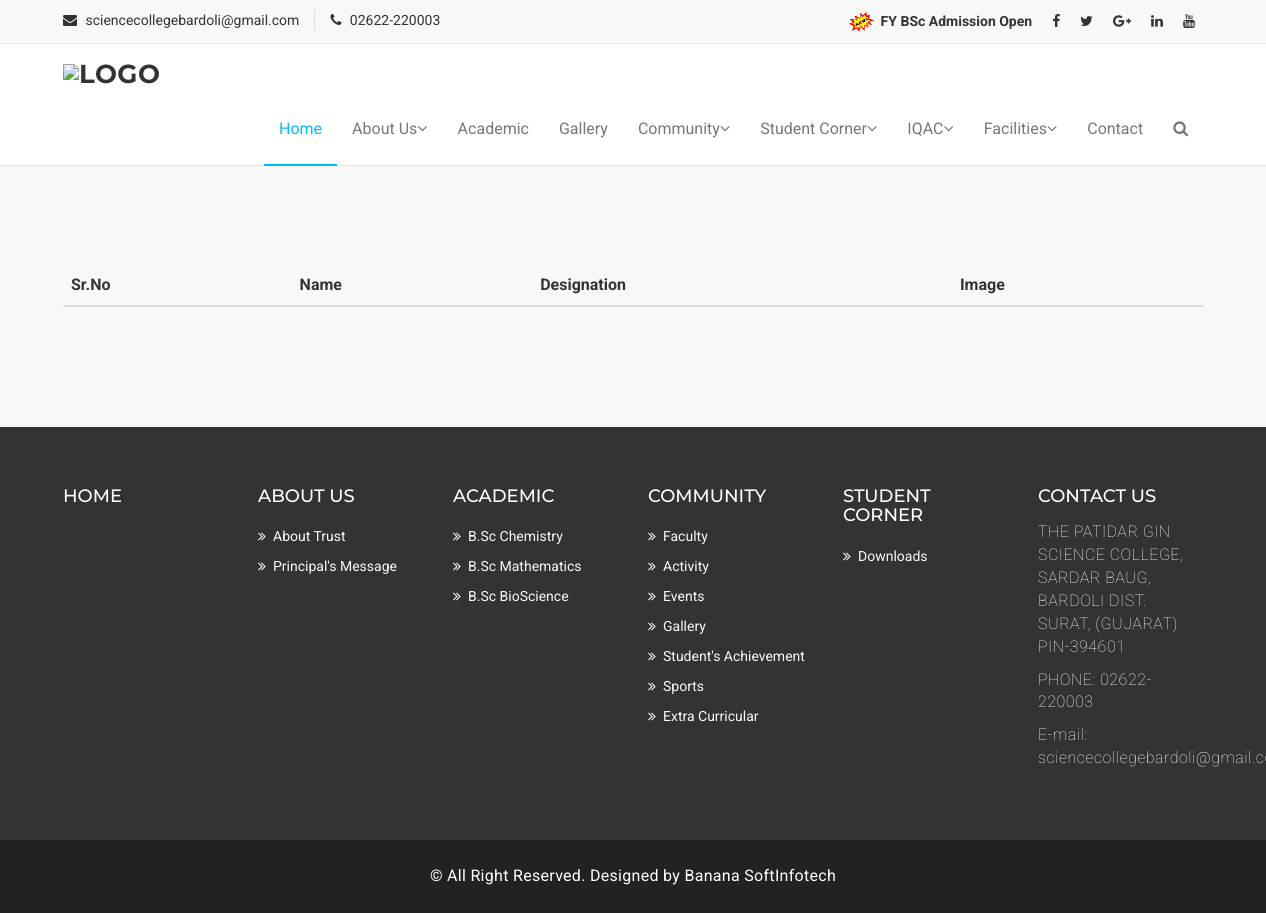
/non-teaching.php, run on an earlier commit of the app's database.
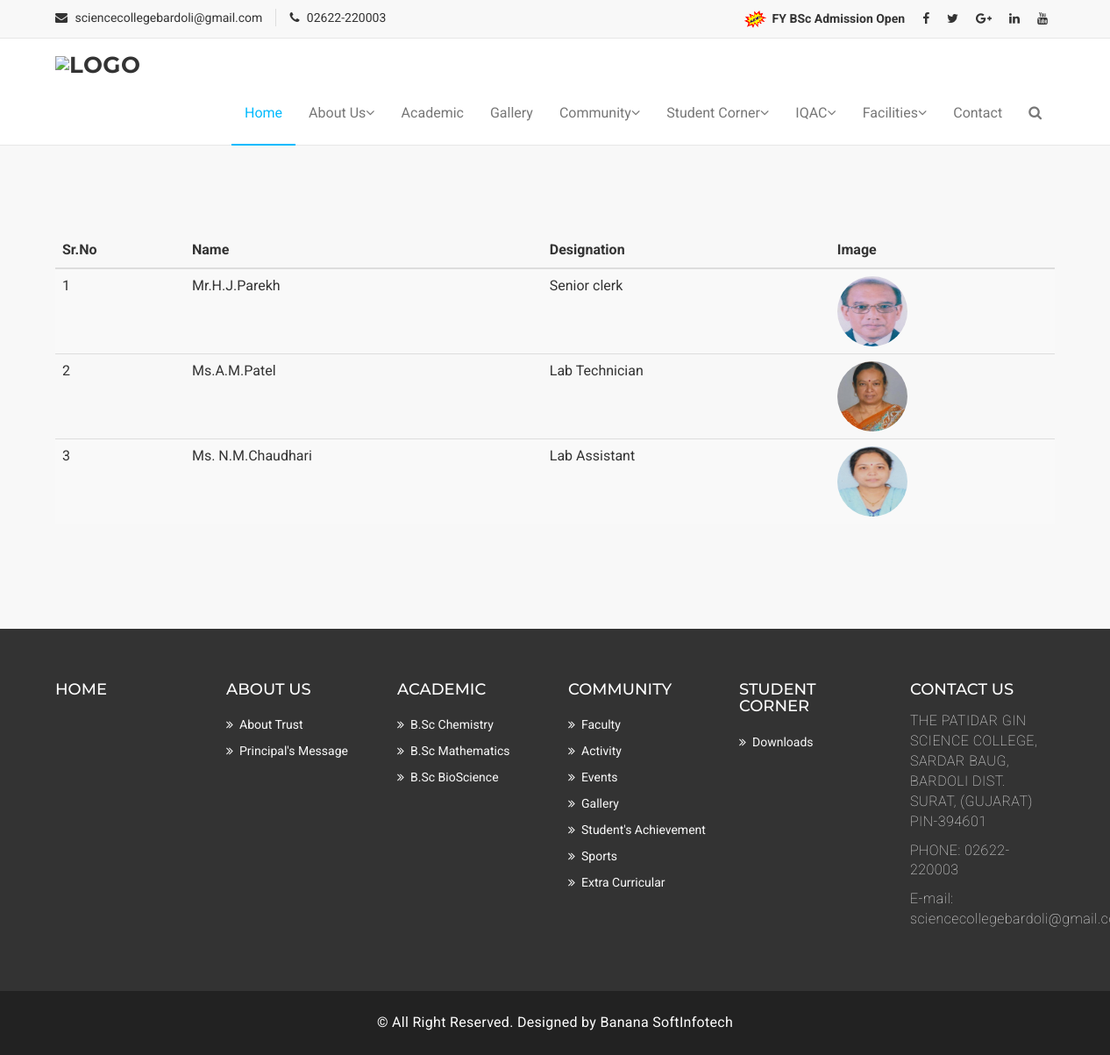
And on a later commit of the database.
### tables this page shows
CREATE TABLE `staff` (
  `id` int(255) NOT NULL,
  `name` varchar(255) NOT NULL,
  `designation` varchar(255) NOT NULL,
  `subject` varchar(255) NOT NULL,
  `email` varchar(255) NOT NULL,
  `img` varchar(255) NOT NULL,
  `s_type` varchar(100) NOT NULL,
  `s_status` varchar(50) NOT NULL DEFAULT '1',
  `s_active` varchar(50) NOT NULL DEFAULT '1'
);

### non-teaching.php (the view, shortened to what this page needs)
<!DOCTYPE html>
<html lang="en">
<head>
  <?php
  include "conn.php";
  require_once "./includes/header.php";
  ?>
  <section id="mu-course-content">
    <div class="container">
      <div class="table-responsive">
        <table  class="table table-striped">
          <thead>
            <tr>
              <th>Sr.No</th>
              <th>Name</th>
              <th>Designation</th>
              <th>Image</th>
            </tr>
          </thead>
          <tbody>
            <?php
            $q = "SELECT * FROM staff WHERE s_type='non-teaching'";
            $res = mysqli_query($con, $q);
            $i = 1;
            while ($row = mysqli_fetch_assoc($res)) {
            ?>
              <tr>
                <td><?php echo $i++ ?></td>
                <td><?php echo $row['name'] ?></td>
                <td><?php echo $row['designation'] ?></td>
                <td><img src="admin_pgsc/img/<?php echo $row['img'] ?>" height="80px" width="80px" style="border-radius: 50%;" ></td>
              </tr>
            <?php
            }
            ?>
          </tbody>
        </table>
      </div>
    </div>
  </section>
  <?php
  require_once "./includes/footer.php";
  ?>

What changed in the data, as far as the page shows it:
added staff: name "Mr.H.J.Parekh", designation "Senior clerk", img (picture)
added staff: name "Ms.A.M.Patel", designation "Lab Technician", img (picture)
added staff: name "Ms. N.M.Chaudhari", designation "Lab Assistant", img (picture)
